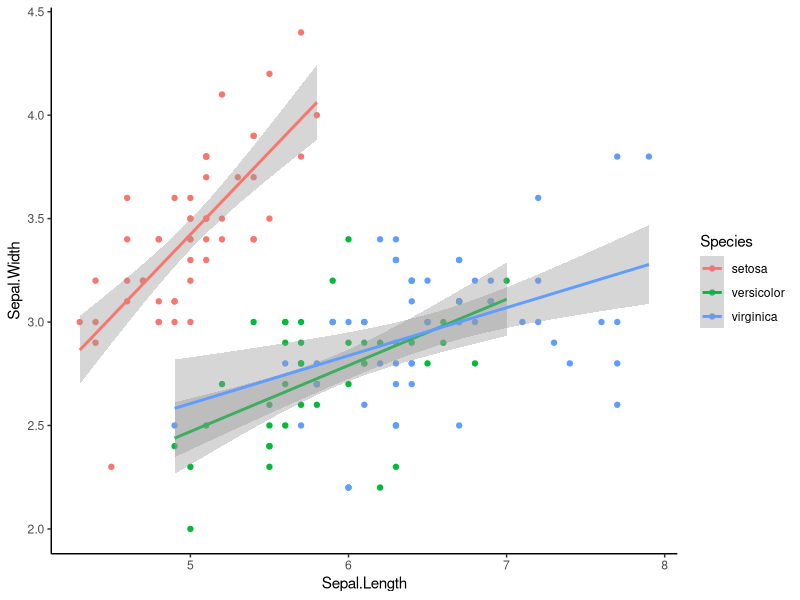
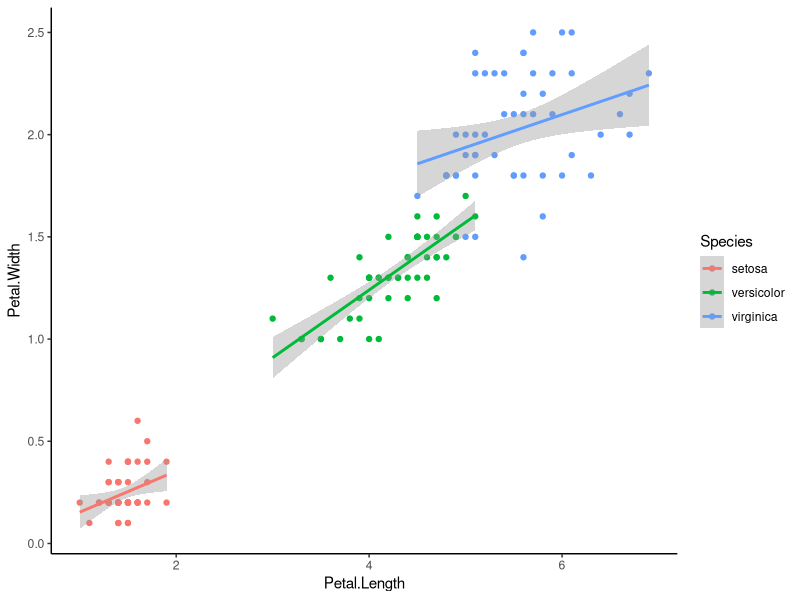
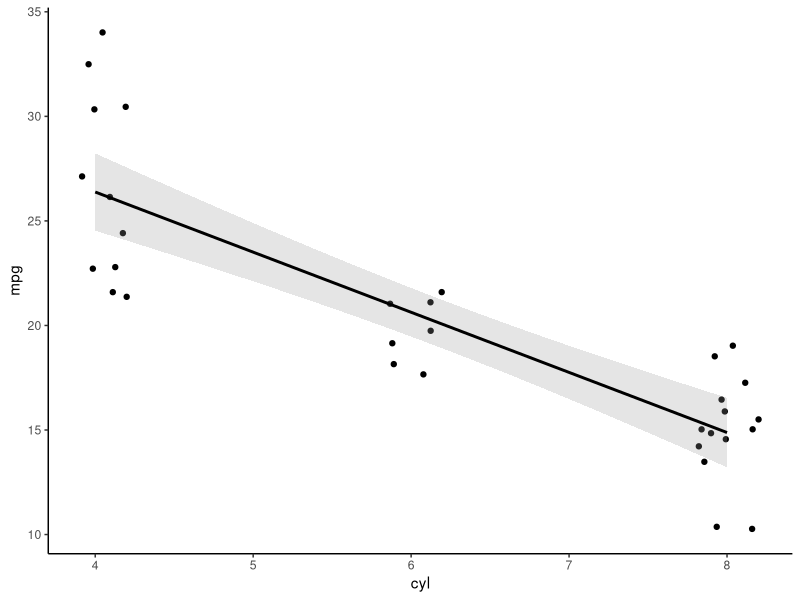
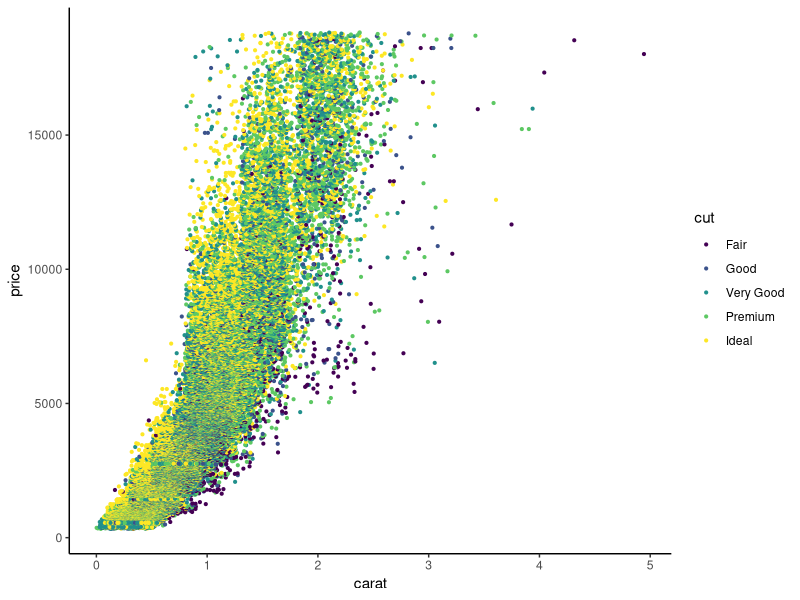

R code for these plots, in order:
library(ggplot2)

# run function data(iris)
View(iris)

ggplot(iris,
       aes(x = Sepal.Length,
           y = Sepal.Width,
           color = Species)) +
  
  geom_point() +
  
  geom_smooth(method = "lm") +
  
  theme_classic()


ggplot(iris,
       aes(x = Petal.Length,
           y = Petal.Width,
           color = Species)) +
  
  geom_point() +
  
  geom_smooth(method = "lm") +
  
  theme_classic()

# run function data(mtcars)
View(mtcars)

ggplot(mtcars,
       aes(x = cyl,
           y = mpg)) +
  
  geom_jitter(width = 0.2,
              height = 0.2) +
  
  geom_smooth(method = "lm",
              color = "black",
              alpha = 0.25) +
  
  theme_classic()

# run function data(diamonds)
View(diamonds)

ggplot(diamonds,
       aes(x = carat,
           y = price,
           color = cut)) +
  
  geom_jitter(size = 0.75,
              width = 0.2,
              height = 0.2) +
  
  theme_classic()
